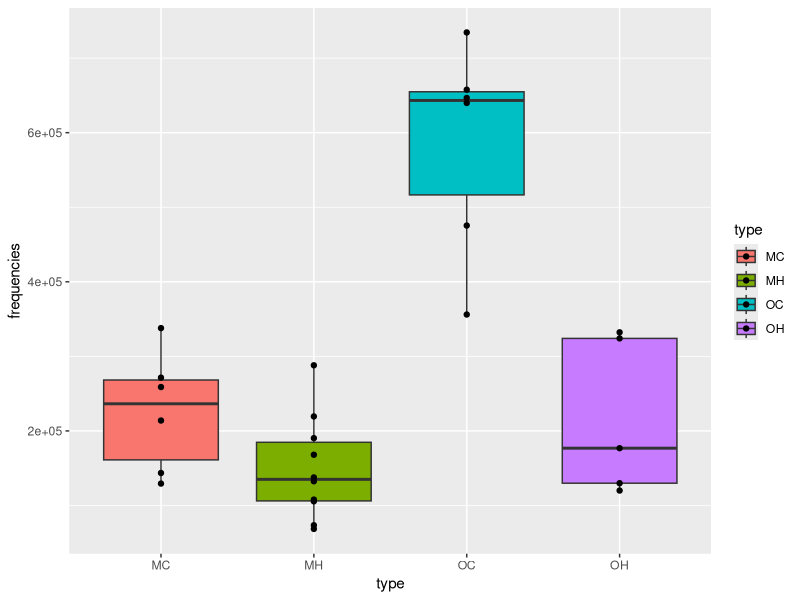

Write R code to recreate this figure.
## ---- chunk 1
knitr::opts_chunk$set(echo = TRUE)
## ---- chunk 2
library(tidyverse)
library(ggplot2)
library(data.table)
data <- as.data.frame(read.csv("EMSL_PNNL.csv"), header=TRUE)
data_ga <- data[36,]
data_ga_wrangled <- data_ga %>% gather("M_C_4_AB",	"M_C_7_AB",	"M_C_12_AB",	"M_C_14_AB",	"M_C_19_AB",	"M_C_30_AB",	"M_H_2_AB",	"M_H_2B",	"M_H_4_AB",	"M_H_11_AB",	"M_H_17_AB",	"M_H_26_AB",	"M_H_28_AB",	"M_H_30_AB",	"M_H_32_AB",	"M_H_34_AB",	"O_C_4_AB",	"O_C_12_AB",	"O_C_14_AB",	"O_C_19_AB",	"O_C_27_AB",	"O_C_34_AB",	"O_H_2_AB",	"O_H_4_AB",	"O_H_11_AB",	"O_H_17_AB",	"O_H_32_AB", key="type", value="frequencies")
data_ga_wrangled$type <- c("MC", "MC", "MC", "MC", "MC", "MC", "MH", "MH", "MH", "MH", "MH", "MH", "MH", "MH", "MH", "MH", "OC", "OC", "OC", "OC", "OC", "OC", "OH", "OH", "OH", "OH", "OH")
## ---- chunk 3
ga <- ggplot(data_ga_wrangled, aes(type, frequencies, fill=type)) + geom_boxplot() + geom_point()
ga
